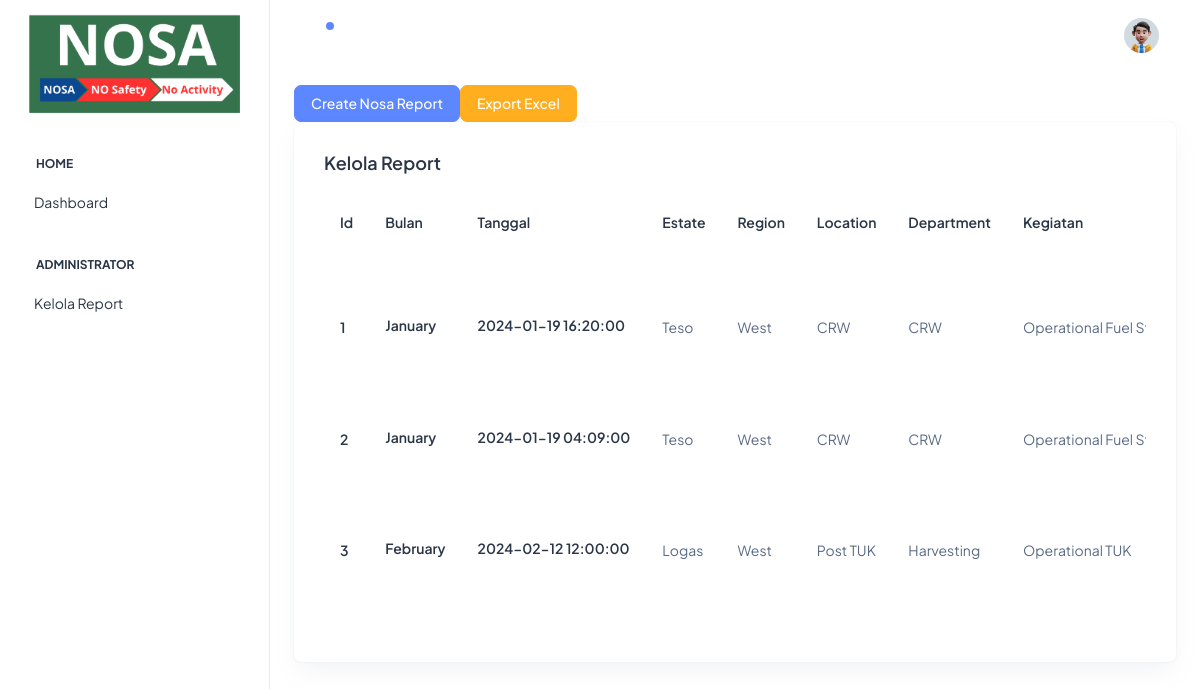
Page /index.php/user/report on the committed database.
### tables this page shows
CREATE TABLE `report` (
  `id` int(15) NOT NULL,
  `tanggal` datetime NOT NULL,
  `estate` varchar(255) NOT NULL,
  `region` varchar(255) NOT NULL,
  `location` varchar(255) NOT NULL,
  `department` varchar(255) NOT NULL,
  `kegiatan` varchar(255) NOT NULL,
  `kontraktor` varchar(255) NOT NULL,
  `inspector` varchar(255) NOT NULL,
  `jenis_pelanggaran_nosa` varchar(255) NOT NULL,
  `hpi` varchar(255) NOT NULL DEFAULT 'No-HPI',
  `type_nc` varchar(255) NOT NULL,
  `pengawas` varchar(255) NOT NULL,
  `action_plan` varchar(255) NOT NULL,
  `nik` int(15) NOT NULL,
  `pelapor` varchar(255) NOT NULL,
  `gambar` varchar(255) NOT NULL,
  `hari_open` int(15) NOT NULL,
  `deadline` datetime NOT NULL,
  `status` varchar(255) NOT NULL DEFAULT 'Open',
  `planed` varchar(255) NOT NULL DEFAULT 'Unplaned'
);

### application/controllers/User.php (called while the page is built, shortened)
<?php
class User extends CI_Controller
{
    public function __construct()
    {
        $this->load->helper('form');
        $this->load->library('form_validation');
        $this->load->model('User_model');
        $this->load->model('Club_model');
        $this->load->model('Lomba_model');
        $this->load->model('Berita_model');
        $this->load->model('Report_model');
    }
    public function report()
    {
        $this->load->model('Report_model');
        $data['report'] = $this->Report_model->get();
        $this->load->view("layout_admin/header");
        $this->load->view("user/vw_admin_report", $data);
        $this->load->view("layout_admin/footer");
    }
}

### index.php (called while the page is built, shortened)
<?php
require_once BASEPATH.'core/CodeIgniter.php';

### application/models/Report_model.php (called while the page is built, shortened)
<?php
class Report_model extends CI_Model
{
    public function get()
    {
        $query = $this->db->get('report');
        return $query->result_array();
    }
}

### application/views/user/vw_admin_report.php (the view, shortened to what this page needs)
<div class="container-fluid">
  <ul class="navbar-nav flex-row ms-auto align-items-center">
    <li class="navbar-btn">
      <a target="_blank" href="<?= site_url('User/tambah_report'); ?>" class="btn btn-primary">Create Nosa Report </a>
    </li>
    <li class="navbar-btn">
      <a target="_blank" href="<?= base_url('user/excel'); ?>" class="btn btn-warning">Export Excel</a>
    </li>
  </ul>
  <div class="card ">
    <div class="card-body ">
      <h5 class="card-title fw-semibold mb-4">Kelola Report</h5>
      <div class="table-responsive">
        <table class="table text-nowrap mb-0 align-middle">
          <thead class="text-dark fs-4">
            <tr>
              <th class="border-bottom-0">
                <h6 class="fw-semibold mb-0">Id</h6>
              </th>
              <th class="border-bottom-0">
                <h6 class="fw-semibold mb-0">Bulan</h6>
              </th>
              <th class="border-bottom-0">
                <h6 class="fw-semibold mb-0">Tanggal</h6>
              </th>
              <th class="border-bottom-0">
                <h6 class="fw-semibold mb-0">Estate</h6>
              </th>
              <th class="border-bottom-0">
                <h6 class="fw-semibold mb-0">Region</h6>
              </th>
              <th class="border-bottom-0">
                <h6 class="fw-semibold mb-0">Location</h6>
              </th>
              <th class="border-bottom-0">
                <h6 class="fw-semibold mb-0">Department</h6>
              </th>
              <th class="border-bottom-0">
                <h6 class="fw-semibold mb-0">Kegiatan</h6>
              </th>
            </tr>
          </thead>
          <tbody>
            <?php $i = 1;
            ?>
            <?php foreach ($report as $l) : ?>
              <tr>
                <td class="border-bottom-0">
                  <h6 class="fw-semibold mb-0"><?= $i; ?></h6>
                </td>
                <td class="border-bottom-0">
                  <h6 class="fw-semibold mb-1">
                    <?php
                    $tanggal = new DateTime($l['tanggal']);
                    echo $tanggal->format('F');
                    ?>
                  </h6>
                </td>
                <td class="border-bottom-0">
                  <h6 class="fw-semibold mb-1"><?= $l['tanggal']; ?></h6>
                </td>
                <td class="border-bottom-0">
                  <p class="mb-0 fw-normal"><?= $l['estate']; ?></p>
                </td>
                <td class="border-bottom-0">
                  <p class="mb-0 fw-normal"><?= $l['region']; ?></p>
                </td>
                <td class="border-bottom-0">
                  <p class="mb-0 fw-normal"><?= $l['location']; ?></p>
                </td>
                <td class="border-bottom-0">
                  <p class="mb-0 fw-normal"><?= $l['department']; ?></p>
                </td>
                <td class="border-bottom-0">
                  <p class="mb-0 fw-normal"><?= $l['kegiatan']; ?></p>
                </td>
              </tr>
              <?php $i++; ?>
            <?php endforeach; ?>
          </tbody>
        </table>
      </div>
    </div>
  </div>
</div>
</div>
</div>

### rows in the picture
report: tanggal "January", tanggal "2024-01-19 16:20:00", estate "Teso", region "West", location "CRW", department "CRW", kegiatan "Operational Fuel…"
report: tanggal "January", tanggal "2024-01-19 04:09:00", estate "Teso", region "West", location "CRW", department "CRW", kegiatan "Operational Fuel…"
report: tanggal "February", tanggal "2024-02-12 12:00:00", estate "Logas", region "West", location "Post TUK", department "Harvesting", kegiatan "Operational TUK"
